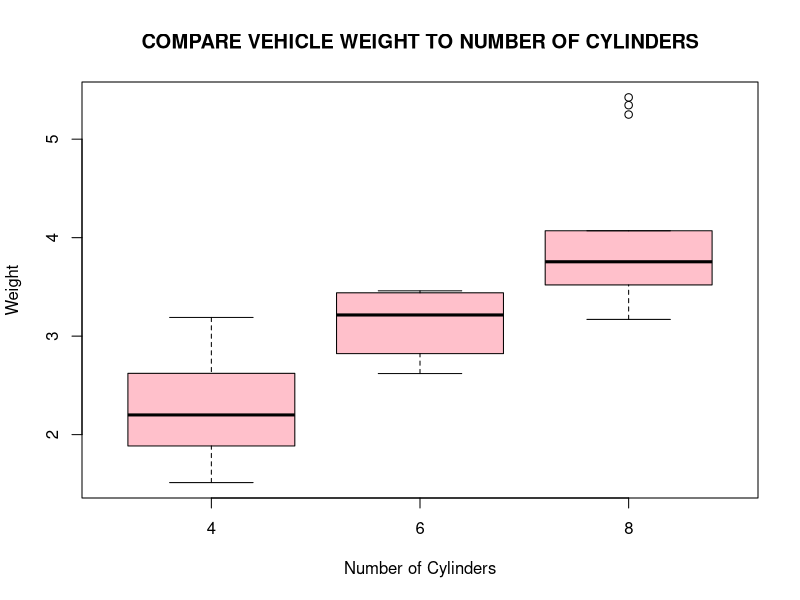
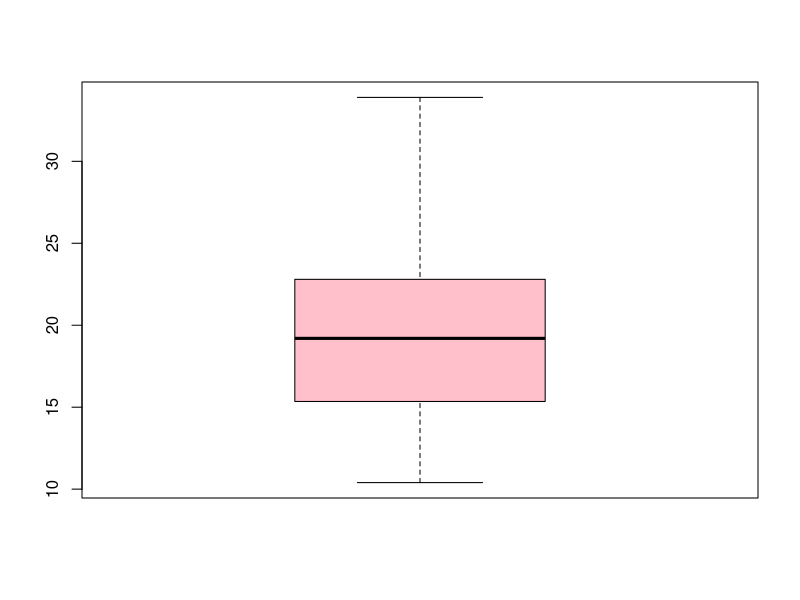
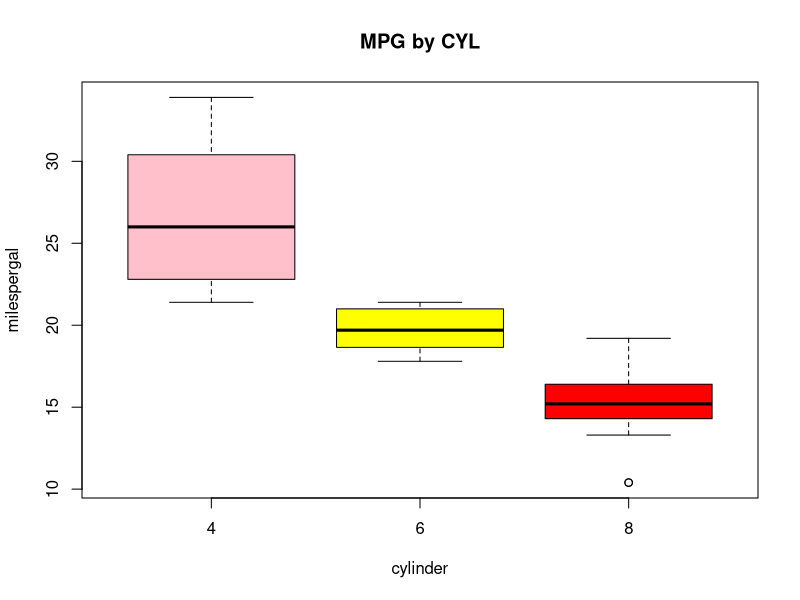

Write R code to recreate these figures, in order. (Note: this script raises an error after producing the figures.)
# 
#
# 
# 5, 7, 3, 10, 1
x <- c(5,7,3,10,1)
x[4] <- c(17)
x[c(1,3)] <- c(4)

# 5, 7, 3, 10, 1, 7, 19 ,5, 2
y <- c(5,7,3,10,1,7,19,5,2)

#  <- c(2,3,4,6,6) and q <- c(7,2,4,3,2
p <- c(2,3,4,6,6) 
q <- c(7,2,4,3,2)
p+q
sum(p+q)

# x <- c(-50,-51,-52,-53,-54,-53,-52,-51,-50)
#rewritten as:
x <- c(-50:-54,-53:-50)

# 1, 2, 3, 7, 6, 8, 3,12, 0, 17
# sort in descending order
x <- c(1, 2, 3, 7, 6, 8, 3,12, 0, 17)
x <- sort(x,decreasing=TRUE)
mean(x)

z <- "PSTAT 10 HW 1 Question 3"
print.noquote(z)

#2.25, 2.50, 2.75, 3.0
seq(from=2.25,to=3,by=0.25)

rep(1:4, each=3, length=10)

#sum of the numbers 10 through 50 and 75
#through 100. The answer is 3505.
sum(10:50, 75:100)

#1 2 3 4 5 6 and a vector y with elements 10 20 30 40 50 60
x <- c(1,2,3,4,5,6)
y <- c(10,20,30,40,50,60)
x+y

z<- c(1.0,2.0,4.6,5.5)

A <- c("PSTAT 10")
B <- c("HOMEWORK 1, Q9")
paste(A,B)

###############

HEC <- c(32, 11, 10, 3, 53, 50, 25, 15, 3, 30, 5, 8)
rnames <- c("Black Hair", "Brown Hair", "Blond Hair")
cnames <- c("Brown Eyes", "Blue Eyes", "Hazel Eyes", "Green Eyes")
HairEyeColor <- matrix(HEC, nrow=3, ncol=4, byrow=TRUE,
                       dimnames=list(rnames, cnames) )


HairEyeColor1 <- HairEyeColor
rm(HairEyeColor)


######
data("mtcars")

#Miles/(US) gallon versus Rear axle ratio using the plot()function. On which axis is mpg plotted?
# ?mtcars
# mpg vs drat 

#review
boxplot(wt~cyl, data=mtcars,
        main=toupper("compare Vehicle Weight to number of cylinders"),
        xlab= "Number of Cylinders", ylab="Weight",col="pink")

#boxplot mpg, colors, heading, no scientific notation
boxplot(mtcars$mpg,
        col="pink")

boxplot(mpg~cyl, data=mtcars,
        main="MPG by CYL",
        xlab="cylinder",
        ylab="milespergal",
        col=c("pink","yellow","red"))




#####
#77, 44, 33 and another vector containing elements Hamilton, Bottas,
#Verstappen

x <- c(77,44,33)
y <- c("Hamilton","Bottas","Verstappen")
z <- list(x,y)

z[[1]] <- append(z[[1]],11)
z[[2]] <- append(z[[2]],"Perez")

substr(z[[1]], 1, 1)[1:3]

string <- "my string"
substr(string,1,2)


# Create a 4X4 matrix containing elements 16 through 31. Fill the matrix by row.
z <- matrix(seq(from=16,to=31),nrow=4,ncol=4,byrow=TRUE,
            dimnames=list(c("C1","C2","C3","C4"),c("R1","R2","R3","R4")))
#3rd element, 2nd row
z[2,3]

###demo
x <- seq(from=1, to=20)
z <- matrix(x,4)  #generate 4 rows with vector x
z <- matrix(x,4,3)  #4 row,3 col
colnames(z) <- c("x", "y", "z") ;
rownames(z) <- c("a", "b", "c", "d") ;

### demo 4/5
aaa <- c(2,3,4,6) # create vector
bbb <- c(5,6,10,12,45) # create vector
new.array <- array(c(aaa,bbb),dim = c(3,3,2))
print(new.array)

#### Generate an array of two 3X4 matrices from a vector containing
# the elements 1 through 20. Fill by column.

x <- seq(from=1, to=20)
z <- array(x,dim=c(3,4,2))

#alternae way (from homework solutions):
arr1 <- array(1:20, dim = c(3,4,2),
              dimnames = list(c("Row1","Row2","Row3"),
                              c("Col1","Col2","Col3","Col4"),
                              c("Matrix 1","Matrix 2")))

z <- array(1:20, dim = c(3,4,2),
           dimnames = list(c("Row1", "Row2", "Row3"),
                           c("Col1", "Col2", "Col3","Col4"),
                           c("Matrix 1", "Matrix2")))

#sum columns from array (both matrices)
apply(z,2,sum)
#mean of matrices
# NOT rows/columns (1,2)
# so we use option "3"
apply(z,3,mean)



###############
# <55
# TOLB PLACEBO
#   8     5     deaths
#  98   115     survivors
#
#
#age >= 55
#  22    16
#  76    69

rnames=c("deaths","surv")
cnames=c("tolb","plcb")

d <- c(8,5,98,115,22,16,76,69)
e <- array(d,dim=c(2,2,2))

colnames(e) <- cnames
rownames(e) <- rnames

dimnames(e)[[1]] <- cnames
dimnames(e)[[2]] <- rnames
dimnames(e)[[3]] <- c("Age<55","Age>=55")

#total deaths/survivors
apply(e,2,sum)
#total treatments
apply(e,1,sum)

#combined
z <- e[,,1]+e[,,2]
#correct way
z <- apply(e,c(1,2),sum)

#vadeaths
VADeaths
z <- data.frame(VADeaths)
#or
z <- as.data.frame(VADeaths)
x <- applye(VADeaths,1,sum)
summary(VADeaths)

###
data("state")
x <- as.data.frame(state.x77)
#income per state less than 4300
sum(x["Income"]<4300)
sum(x$Income<4300)


########
x <- c("Hello, Hello World") # notice this is a single string
x
gsub("Hello", "Hi", x)

z <- c("Goodbye, goodbye and farewell, goodbye")
sub("goodbye", "so long", z)
gsub("goodbye", "so long", z)

which(LETTERS=="Y")

#####
x <- c(1,2,3,4,5)
y <- c(5,1,3,2,4)
cor(x,y)


